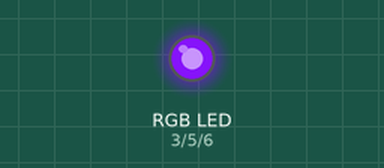
Simulated run of this sketch. Board: Arduino Uno, built with avr-gcc and run on an emulated ATmega328P. On the bench: an RGB LED mixed from three pins (HIGH = lit).

Above: at 0.05 s.
At 0.75 s:
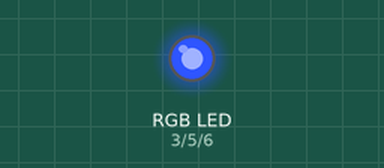
At 1.5 s:
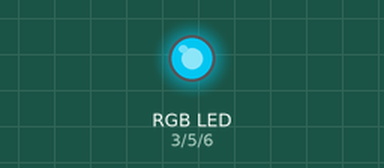
At 3.0 s:
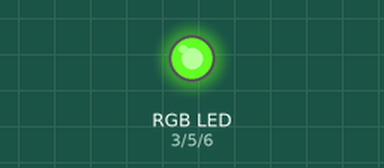
At 4.5 s:
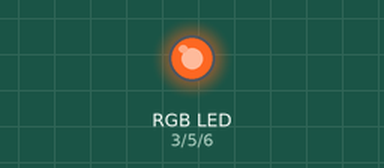
At 6.0 s:
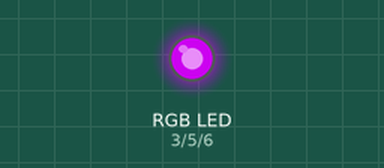
Timing chart, 0 to 8.2 s (numbered marks = the images above):
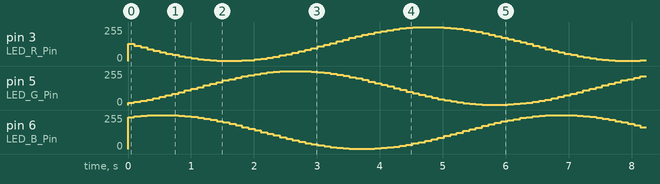

The sketch:

Arduino_LED_RGB_espectro_visible.ino
```cpp
// Control suave de LED RGB mostrando toda la gama de colores siguiendo el espectro visible

// Descomenta esta línea si estás usando un LED de ánodo común
#define COMMON_ANODE

// Variables globales
int LED_R_Pin = 3;
int LED_G_Pin = 5;
int LED_B_Pin = 6;

void setup()
{
  // Configuramos los pines como salida
  pinMode(LED_R_Pin, OUTPUT);
  pinMode(LED_G_Pin, OUTPUT);
  pinMode(LED_B_Pin, OUTPUT);
}

void setColor(int red, int green, int blue)
{
  // Ajustamos los valores para un LED de ánodo común (si es necesario)
  #ifdef COMMON_ANODE
    red = 255 - red;
    green = 255 - green;
    blue = 255 - blue;
  #endif

  // Configuramos los valores de intensidad para cada LED
  analogWrite(LED_R_Pin, red);
  analogWrite(LED_G_Pin, green);
  analogWrite(LED_B_Pin, blue);
}


void loop()
{
  // Mostramos una transición suave de colores siguiendo el espectro visible

  // Coordenadas polares para generar los colores
  float angle = 0;
  float increment = 0.1;

  // Iteramos a través del espectro de colores
  while (angle < 2 * PI)
  {
    // Convertimos las coordenadas polares a coordenadas cartesianas
    int red = int((1 + sin(angle)) * 127.5);
    int green = int((1 + sin(angle + 2 * PI / 3)) * 127.5);
    int blue = int((1 + sin(angle + 4 * PI / 3)) * 127.5);

    // Mostramos el color
    setColor(red, green, blue);

    // Añadimos un pequeño retardo para la transición suave
    delay(100);

    // Incrementamos el ángulo para pasar al siguiente color
    angle += increment;
  }
}
```
